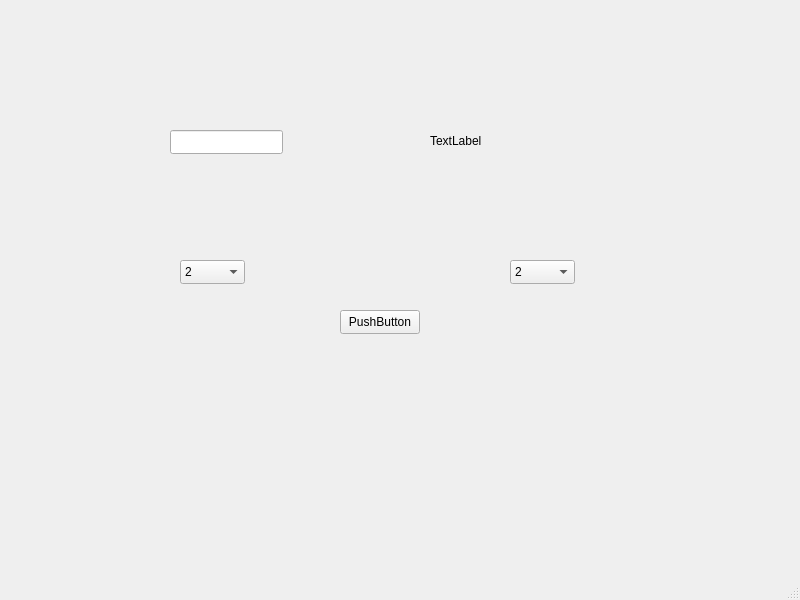
<?xml version="1.0" encoding="UTF-8"?>
<ui version="4.0">
 <class>MainWindow</class>
 <widget class="QMainWindow" name="MainWindow">
  <property name="geometry">
   <rect>
    <x>0</x>
    <y>0</y>
    <width>800</width>
    <height>600</height>
   </rect>
  </property>
  <property name="windowTitle">
   <string>MainWindow</string>
  </property>
  <widget class="QWidget" name="centralwidget">
   <widget class="QPushButton" name="convert">
    <property name="geometry">
     <rect>
      <x>340</x>
      <y>310</y>
      <width>80</width>
      <height>24</height>
     </rect>
    </property>
    <property name="text">
     <string>PushButton</string>
    </property>
   </widget>
   <widget class="QComboBox" name="comboBox">
    <property name="geometry">
     <rect>
      <x>180</x>
      <y>260</y>
      <width>65</width>
      <height>24</height>
     </rect>
    </property>
    <item>
     <property name="text">
      <string>2</string>
     </property>
    </item>
    <item>
     <property name="text">
      <string>8</string>
     </property>
    </item>
    <item>
     <property name="text">
      <string>10</string>
     </property>
    </item>
   </widget>
   <widget class="QComboBox" name="comboBox_2">
    <property name="geometry">
     <rect>
      <x>510</x>
      <y>260</y>
      <width>65</width>
      <height>24</height>
     </rect>
    </property>
    <item>
     <property name="text">
      <string>2</string>
     </property>
    </item>
    <item>
     <property name="text">
      <string>8</string>
     </property>
    </item>
    <item>
     <property name="text">
      <string>10</string>
     </property>
    </item>
   </widget>
   <widget class="QLineEdit" name="fromBase">
    <property name="geometry">
     <rect>
      <x>170</x>
      <y>130</y>
      <width>113</width>
      <height>24</height>
     </rect>
    </property>
   </widget>
   <widget class="QLabel" name="toBase">
    <property name="geometry">
     <rect>
      <x>430</x>
      <y>130</y>
      <width>231</width>
      <height>21</height>
     </rect>
    </property>
    <property name="text">
     <string>TextLabel</string>
    </property>
   </widget>
  </widget>
  <widget class="QMenuBar" name="menubar">
   <property name="geometry">
    <rect>
     <x>0</x>
     <y>0</y>
     <width>800</width>
     <height>21</height>
    </rect>
   </property>
  </widget>
  <widget class="QStatusBar" name="statusbar"/>
 </widget>
 <resources/>
 <connections/>
</ui>
